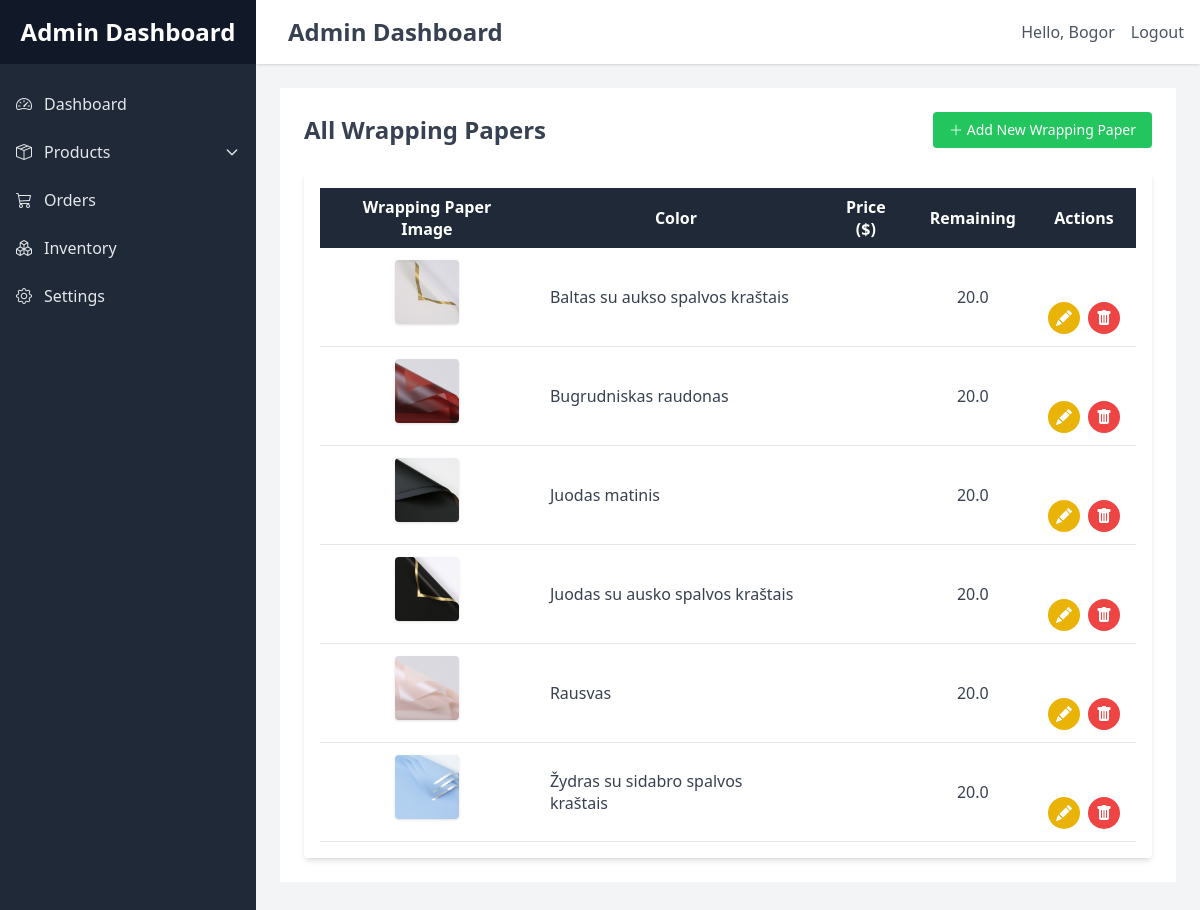
/adminas/products/wrappingpaper (signed in), run on the app's committed database.
### shop/models.py (models this page shows, shortened)
class WrappingPaper(models.Model):
    color = models.CharField(verbose_name='Color', max_length=50)
    remaining = models.FloatField(verbose_name='Remaining', default=0)
    image = models.ImageField(upload_to='wrapping_paper/')

### shop/adminviews.py (the view, shortened to what this page needs)
# urls.py: path('adminas/products/wrappingpaper', adminviews.admin_products_wrapping_paper, name='admin_products_wrapping_paper'),
@login_required
def admin_products_wrapping_paper(request):
    wrapping_papers = WrappingPaper.objects.all()
    edit_id = request.GET.get('edit_id')
    if edit_id:
        wrapping_paper = get_object_or_404(WrappingPaper, id=edit_id)
        form = WrappingPaperAdminForm(instance=wrapping_paper)
    else:
        form = WrappingPaperAdminForm()
    return render(request, 'admin/view_products/admin_products_wrapping_paper.html', {
        'wrapping_papers': wrapping_papers,
        'form': form,
    })

### templates/admin/view_products/admin_products_wrapping_paper.html (shortened to what this page needs)
{% extends 'admin/admin_base.html' %}
{% block content %}
    <div class="min-h-screen flex flex-col">
        <div class="container mx-auto p-6 bg-white">
            <div class="flex justify-between items-center mb-6">
                <h2 class="text-2xl font-semibold text-gray-700">All Wrapping Papers</h2>
                <button onclick="openAddModal()" class="bg-green-500 hover:bg-green-600 text-white px-4 py-2 rounded text-sm">
                    <i class="bi bi-plus-lg"></i> Add New Wrapping Paper
                </button>
            </div>
            <div class="bg-white shadow-md rounded p-4">
                <table class="min-w-full table-auto">
                    <thead class="bg-gray-800 text-white">
                    <tr>
                        <th class="py-2 px-4 text-center">Wrapping Paper Image</th>
                        <th class="py-2 px-4 text-center">Color</th>
                        <th class="py-2 px-4 text-center">Price ($)</th>
                        <th class="py-2 px-4 text-center">Remaining</th>
                        <th class="py-2 px-4 text-center">Actions</th>
                    </tr>
                    </thead>
                    <tbody class="text-gray-700">
                    {% for wrapping_paper in wrapping_papers %}
                        <tr class="border-b">
                            <td class="py-3 px-4 flex justify-center items-center">
                                <img src="{{ wrapping_paper.image.url }}" alt="{{ wrapping_paper.color }}" class="w-16 h-16 rounded shadow">
                            </td>
                            <td class="py-3 px-4 text-left">
                                <div class="flex items-center h-full">{{ wrapping_paper.color }}</div>
                            </td>
                            <td class="py-3 px-4 text-center">{{ wrapping_paper.price }}</td>
                            <td class="py-3 px-4 text-center">{{ wrapping_paper.remaining }}</td>
                            <td class="py-3 px-4 flex justify-center items-center">
                                <div class="flex space-x-2">
                                    <button onclick="openEditModal({{ wrapping_paper.id }})" class="bg-yellow-500 hover:bg-yellow-600 text-white p-2 rounded-full" title="Edit">
                                        <i class="bi bi-pencil-fill"></i>
                                    </button>
                                    <a href="?delete_wrapping_paper_id={{ wrapping_paper.id }}" class="bg-red-500 hover:bg-red-600 text-white p-2 rounded-full" title="Delete" onclick="return confirm('Are you sure you want to delete this wrapping paper?');">
                                        <i class="bi bi-trash-fill"></i>
                                    </a>
                                </div>
                            </td>
                        </tr>
                    {% empty %}
                        <tr>
                            <td colspan="5" class="text-center py-4">No wrapping papers added yet.</td>
                        </tr>
                    {% endfor %}
                    </tbody>
                </table>
            </div>
        </div>
    </div>
{% endblock %}

### templates/admin/admin_base.html (shortened to what this page needs)
{% load static %}
<link href="{% static 'css/output.css' %}" rel="stylesheet">
<link rel="stylesheet" href="https://cdnjs.cloudflare.com/ajax/libs/bootstrap-icons/1.9.1/font/bootstrap-icons.min.css">
<link href="https://cdn.jsdelivr.net/npm/bootstrap-icons/font/bootstrap-icons.css" rel="stylesheet">
<head>
    <link href="https://cdn.jsdelivr.net/npm/bootstrap-icons/font/bootstrap-icons.css" rel="stylesheet">
</head>
<body class="bg-gray-100">
<div class="flex h-screen bg-gray-100">
    <aside id="sidebar" class="fixed inset-y-0 left-0 z-30 w-64 transform -translate-x-full transition-transform bg-gray-800 lg:translate-x-0 lg:static lg:inset-0">
        <div class="flex items-center justify-center h-16 bg-gray-900">
            <h1 class="text-2xl font-semibold text-white">Admin Dashboard</h1>
        </div>
        <nav class="mt-5">
            <a href="{% url 'shop:admin_dashboard' %}" class="flex items-center px-4 py-2 text-gray-200 hover:bg-gray-700">
                <i class="bi bi-speedometer2"></i>
                <span class="ml-3">Dashboard</span>
            </a>
            <div id="products-menu" class="mt-2">
                <button onclick="toggleDropdown('products-dropdown')" class="flex items-center w-full px-4 py-2 text-gray-200 hover:bg-gray-700 focus:outline-none">
                    <i class="bi bi-box-seam"></i>
                    <span class="ml-3">Products</span>
                    <svg class="w-4 h-4 ml-auto" fill="none" stroke="currentColor" viewBox="0 0 24 24" xmlns="http://www.w3.org/2000/svg">
                        <path stroke-linecap="round" stroke-linejoin="round" stroke-width="2" d="M19 9l-7 7-7-7"></path>
                    </svg>
                </button>
            </div>
            <a href="{% url 'shop:admin_orders' %}" class="flex items-center px-4 py-2 mt-2 text-gray-200 hover:bg-gray-700">
                <i class="bi bi-cart3"></i>
                <span class="ml-3">Orders</span>
            </a>
            <a href="{% url 'shop:admin_inventory' %}" class="flex items-center px-4 py-2 mt-2 text-gray-200 hover:bg-gray-700">
                <i class="bi bi-boxes"></i>
                <span class="ml-3">Inventory</span>
            </a>
            <a href="#" class="flex items-center px-4 py-2 mt-2 text-gray-200 hover:bg-gray-700">
                <i class="bi bi-gear"></i>
                <span class="ml-3">Settings</span>
            </a>
        </nav>
    </aside>
    <div class="flex-1 flex flex-col">
        <header class="flex items-center justify-between p-4 bg-white shadow">
            <div class="flex items-center">
                <h2 class="text-2xl font-semibold text-gray-700 ml-4">Admin Dashboard</h2>
            </div>
            <div class="flex items-center space-x-4">
                <span class="text-gray-600">Hello, {{ user.username }}</span>
                <a href="#" class="text-gray-600 hover:text-blue-600">Logout</a>
            </div>
        </header>
        <main class="flex-1 p-6 overflow-y-auto">
            {% block content %}{% endblock %}
        </main>
    </div>
</div>
</body>

### data on the page
WrappingPaper: image (picture), color "Baltas su aukso spalvos kraštais", remaining "20.0"
WrappingPaper: image (picture), color "Bugrudniskas raudonas", remaining "20.0"
WrappingPaper: image (picture), color "Juodas matinis", remaining "20.0"
WrappingPaper: image (picture), color "Juodas su ausko spalvos kraštais", remaining "20.0"
WrappingPaper: image (picture), color "Rausvas", remaining "20.0"
WrappingPaper: image (picture), color "Žydras su sidabro spalvos kraštais", remaining "20.0"

### other printed values
{{ user.username }} "Bogor"
